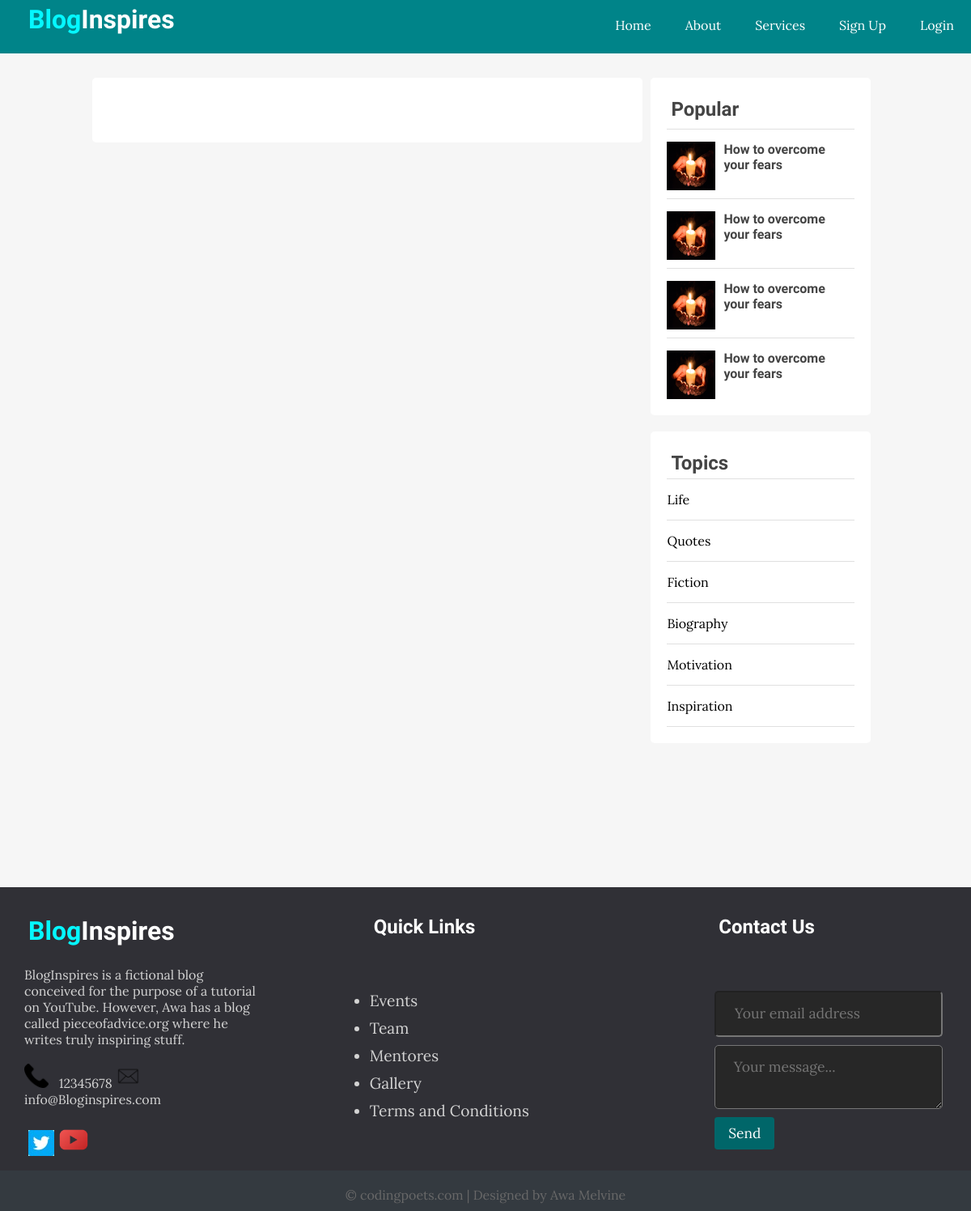
The page /single.php on the database its author committed.
### tables this page shows
CREATE TABLE `topics` (
  `id` int(11) NOT NULL,
  `name` varchar(100) NOT NULL,
  `description` text NOT NULL
);

### app/database/db.php (called while the page is built, shortened)
<?php
 require('connect.php');
function executeQuery($sql,$data)
{
    global $conn;
    $stmt = $conn->prepare($sql);
    $values = array_values($data);
    $types = str_repeat('s',count($values));
    $stmt->bind_param($types, ...$values);
    $stmt->execute();
    return $stmt;
}
function selectAll($table,$conditions = [])
{
    global $conn;
    $sql = "SELECT * FROM $table";
 if (empty($conditions)) {
    $stmt= $conn->prepare($sql);
    $stmt->execute();
    $records = $stmt->get_result()->fetch_all(MYSQLI_ASSOC);
    return $records;
    }
    else{
        $i = 0;
        foreach($conditions as $key => $value){
            if($i === 0){
                $sql = $sql . " WHERE $key =?";
        }else{
            $sql = $sql . " AND $key = ?";
        }
        $i++;
    }
    $stmt= executeQuery($sql,$conditions);
    $records = $stmt->get_result()->fetch_all(MYSQLI_ASSOC);
    return $records;
}
}

### app/controllers/posts.php (called while the page is built, shortened)
<?php  include(ROOT_PATH . "/app/database/db.php")?>
<?php
$topics = selectALl('topics');
?>

### single.php (the view, shortened to what this page needs)
<?php include(ROOT_PATH . '/app/controllers/posts.php');
$topics =  selectAll('topics');
?>
<!DOCTYPE html>
<html lang="en">
<head>
    <link rel="stylesheet" href="assets/css/dashboard.css">
</head>
<body>
<?php include(ROOT_PATH . "/app/includes/header.php"); ?>
    <div class="page-wrapper">
            <div class="content clearfix">
                <div class="content">
                    <div class="main-content single">
                    </div>
                    <div class="sidebar single">
                        <div  class="section popular">
                     <h2 class="section-title">Popular</h2>
                     <div  class="post clearfix">
                        <img src="assets/images/img-8.jpg" alt=""/>
                        <a href="" class="title"><h4>How to overcome your fears</h4></a>
                     </div>
                     <div  class="post clearfix">
                        <img src="assets/images/img-8.jpg" alt=""/>
                        <a href="" class="title"><h4>How to overcome your fears</h4></a>
                     </div>
                     <div  class="post clearfix">
                        <img src="assets/images/img-8.jpg" alt=""/>
                        <a href="" class="title"><h4>How to overcome your fears</h4></a>
                     </div>
                     <div  class="post clearfix">
                        <img src="assets/images/img-8.jpg" alt=""/>
                        <a href="" class="title"><h4>How to overcome your fears</h4></a>
                     </div>
                    </div>
                        <div class="section topics">
                            <h2 class="section-title">Topics</h2>
                            <ul>
                            <?php foreach ($topics as $topic): ?>
                            <li><a href="<?php echo BASE_URL . '/index.php?t_id=' . $topic['id']?>"><?php  echo $topic['name']; ?></a></li>
                               <?php endforeach  ?>
                            </ul>
                        </div>
                    </div>
                </div>
            </div>
        </div>
    <?php include("app/includes/footer.php"); ?>
</body>
</html>

### app/includes/header.php (shortened to what this page needs)
<header>
        <a href="<?php echo BASE_URL . '/index.php' ?>" class="logo">
            <h1 class="logo-text"><span>Blog</span>Inspires</h1>
        </a>
        <ul class="nav">
            <li><a href="<?php echo BASE_URL . '/index.php' ?>">Home</a>
            </li>
            <li><a href="./about.php">About</a></li>
            <li><a href="./service.php">Services</a></li>
                        <?php if  (isset($_SESSION['id'])):  ?>
                <li><a href="#">
                    <?php echo $_SESSION['username']; ?>
                    <img class="arrow" src="assets/images/down-arrow.png" alt="Logo" height="20px"
                        style="position: relative; left: 10px;">
                </a>
                <ul>
                    <?php if($_SESSION['admin']): ?>
                    <li><a href="<?php echo BASE_URL . '/admin/dashboard.php' ?>">Dashboard</a></li>
                    <?php endif; ?>
                    <li><a href="<?php echo BASE_URL . '/logout.php' ?>" class="logout">Logout</a></li>
                </ul>
            </li>
            <?php else: ?>
               <li><a href="<?php echo BASE_URL . '/register.php' ?>">Sign Up</a></li>
               <li><a href="<?php echo BASE_URL . '/login.php' ?>">Login</a></li>
            <?php endif; ?>
        </ul>
    </header>

### app/includes/footer.php (shortened to what this page needs)
<div class="footer">
        <div class="footer-content">
            <div class="footer-section about">
                <h1 class="logo-text"><span>Blog</span>Inspires</h1>
                <p>BlogInspires is a fictional blog conceived for the purpose of a tutorial on YouTube.
                    However, Awa has a blog called pieceofadvice.org where he writes truly inspiring stuff.
                </p>
                <div class="contact">
                    <span><img src="assets/images/phone-call (1).png" class="phone" height="30px" width="30px"/> &nbsp; 12345678</span>
                    <span><img src="assets/images/envelope-back.png" class="phone" height="30px" width="30px"/> &nbsp; info@Bloginspires.com</span>
                </div>
                <div class="socials">
                    <img src="assets/images/twitter.png " href="#" alt="" class="facebook">
                    <img src="assets/images/youtube.png " href="#" alt="" height="40px" width="40px" class="facebook">
                </div>
            </div>
            <div class="footer-section links">
               <h2>Quick Links</h2>
               <br>
               <ul>
                <a href="#">
                <li>Events</li>
                </a>
                <a href="#">
                    <li>Team</li>
                    </a>
                    <a href="#">
                        <li>Mentores</li>
                        </a>
                        <a href="#">
                            <li>Gallery</li>
                            </a>
                            <a href="#">
                                <li>Terms and Conditions</li>
                                </a>
               </ul>
            </div>
            <div class="footer-section contact-form">
                <h2>Contact Us</h2>
                <br>
                <form action="index.h
                tml" method="post">
                    <input type="email" name="email" class="text-input contact-input" placeholder="Your email address">
                    <textarea name="message" class="text-input contact-input" placeholder="Your message..."></textarea>
                <button type="submit" class="btn btn-big">
                    Send
                </button>
                </form>
            </div>
        </div>
        <div class="footer-bottom">
            &copy; codingpoets.com | Designed by Awa Melvine
        </div>
    </div>

### assets/css/dashboard.css (style rules this page uses)
* { padding:0px; margin:0px; box-sizing: border-box; }
html,body { background: #f6f6f6; font-family: 'Lora',serif; }
html { height:100%; }
body { height:100%; }
h1,h2,h3,h4,h5,h6 { font-family: 'Candal',serif; color:#444; margin:5px; }
a { text-decoration: none; color:inherit; }
.text-input { padding: .7em 1rem ; display:block; width:100%; border-radius:5px; outline:none; color:#444; line-height:1.5rem; font-size: 1.1em; font-family: "Lora",serif; }
.clearfix::after { content: ''; display: block; clear: both; }
.btn { padding: .5rem 1rem; background: #006669; color:white; border:1px solid transparent; border-radius: .25rem; font-size:1.08em; font-family: 'Lora',serif; }
header { background: #008489; height:66px; }
header * { color:#fff; }
header .logo { float:left; height:inherit; margin-left:30px; font-family: 'Candal',serif; }
header .logo-text span { color:#05f7ff }
header ul { float:right; margin:0px; padding:0px; list-style: none; }
header ul li { float:left; }
header ul li a { display:block; padding:21px; font: size 1.1em; position: relative; }
.page-wrapper { min-height: 100%; }
.content { width: 90%; margin: 30px auto 30px; }
.content .main-content { width: 70%; float: left; }
.content .main-content.single { background: white; padding:20px 50px; font-size:1.1em; border-radius: 5px; }
.content .sidebar { width: 30%; float: left; height: 300px; }
.content .sidebar.single { padding:0px 10px; }
.content .popular .post { border-top: 1px solid #e0e0e0; margin-top:10px; padding-top:10px; }
.content .popular .post img { height:60px; width:60px; float:left; margin-right:10px; }
.content .sidebar { width: 30%; float:left; height:300px; }
.content .sidebar .section { background:white; padding:20px; border-radius:5px; margin-bottom:20px; }
.content .sidebar .section.topics ul { margin:0px; padding:0px; list-style:none; border-top:1px solid #e0e0e0; }
.content .sidebar .section.topics ul li a { display:block; padding:15px 0px 15px 0px; border-bottom:1px solid #e0e0e0; transition:all 0.3s; }
.footer { margin-top: 200px; background:#303036; color :#d3d3d3; height: 400px; position: relative; }
.footer-content { width:100%; display:grid; grid-template-columns: 1fr 1fr 1fr; gap:80px; }
.about h1 span { color:#05f7ff; }
.footer-content h1, .footer-content h2 { color:white }
.footer .footer-content .links ul a { display:block; margin-bottom:10px; font-size:1.2em; }
.footer .footer-content .contact-form .contact-input { background:#272727; color:#bebdbd; margin-bottom: 10px; line-height: 1.5rem; padding:.9rem 1.4rem; }
.socials { display:block; font-size:1.1em; }
.about,.links,.contact-form { display:flex; flex-direction:column; align-items:start; gap:20px; padding:30px; }
.footer .footer-bottom { background: #343a40; color: #686868; height: 50px; width: 100%; text-align: center; position: absolute; bottom: 0px; left: 0px; padding-top: 20px; }

### rows shown on the page
topics: name "Life"
topics: name "Quotes"
topics: name "Fiction"
topics: name "Biography"
topics: name "Motivation"
topics: name "Inspiration"
